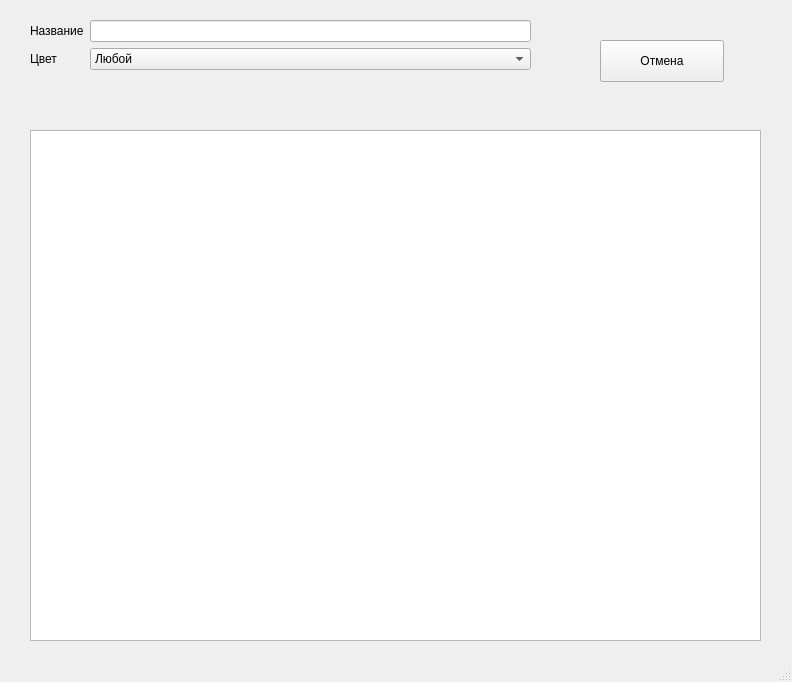
<?xml version="1.0" encoding="UTF-8"?>
<ui version="4.0">
 <class>MainWindow</class>
 <widget class="QMainWindow" name="MainWindow">
  <property name="geometry">
   <rect>
    <x>0</x>
    <y>0</y>
    <width>792</width>
    <height>682</height>
   </rect>
  </property>
  <property name="windowTitle">
   <string>Поиск вещи</string>
  </property>
  <widget class="QWidget" name="centralwidget">
   <widget class="QWidget" name="formLayoutWidget">
    <property name="geometry">
     <rect>
      <x>30</x>
      <y>20</y>
      <width>501</width>
      <height>101</height>
     </rect>
    </property>
    <layout class="QFormLayout" name="formLayout">
     <item row="0" column="0">
      <widget class="QLabel" name="name_label">
       <property name="text">
        <string>Название</string>
       </property>
      </widget>
     </item>
     <item row="0" column="1">
      <widget class="QLineEdit" name="name_edit"/>
     </item>
     <item row="1" column="0">
      <widget class="QLabel" name="color_label">
       <property name="text">
        <string>Цвет</string>
       </property>
      </widget>
     </item>
     <item row="1" column="1">
      <widget class="QComboBox" name="color_box">
       <item>
        <property name="text">
         <string>Любой</string>
        </property>
       </item>
      </widget>
     </item>
    </layout>
   </widget>
   <widget class="QTableView" name="result_table">
    <property name="geometry">
     <rect>
      <x>30</x>
      <y>130</y>
      <width>731</width>
      <height>511</height>
     </rect>
    </property>
   </widget>
   <widget class="QPushButton" name="cancel_button">
    <property name="geometry">
     <rect>
      <x>600</x>
      <y>40</y>
      <width>124</width>
      <height>42</height>
     </rect>
    </property>
    <property name="text">
     <string>Отмена</string>
    </property>
   </widget>
  </widget>
  <widget class="QStatusBar" name="statusbar"/>
 </widget>
 <resources/>
 <connections/>
</ui>
